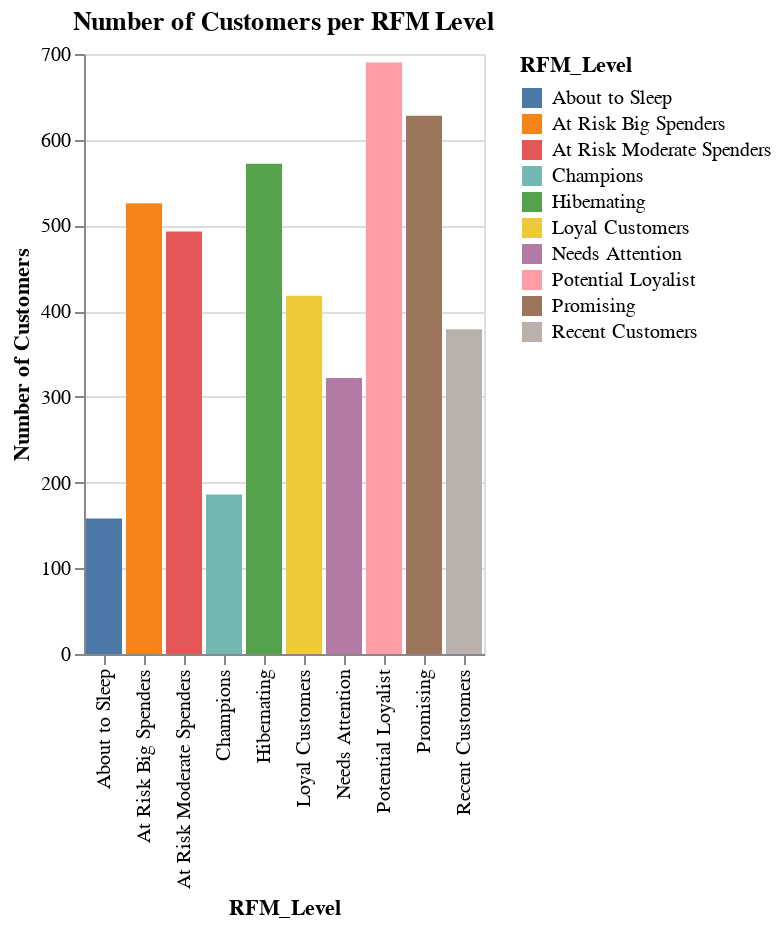

Notebook cell for this chart:
### Markdown cell above
## Display chart of number of customers in each RFM Level

### Code cell
import altair as alt

# Create a bar chart of number of customers in each `RFM_Level`
chart = alt.Chart(rfm_df).mark_bar().encode(
    x=alt.X('RFM_Level'),
    y=alt.Y('count()', title='Number of Customers'),
    color=alt.Color('RFM_Level'),
    tooltip=['RFM_Level', alt.Tooltip('count()', title='Number of Customers')]
).properties(
    title='Number of Customers per RFM Level'
).interactive()

# Save the chart
chart.save('rfm_level_bar_chart.json')

# Display the chart
chart.display()

### Figure 1 — Vega-Lite specification as saved in the notebook (floating-point values rounded to 4 significant figures; data arrays with more than 128 entries replaced by an {"elided": "..."} marker saying what was removed)
{"config": {"view": {"continuousWidth": 300, "continuousHeight": 300}}, "data": {"name": "data-6b4d57c17406572a9e31b25b5f59a359"}, "mark": {"type": "bar"}, "encoding": {"color": {"field": "RFM_Level", "type": "nominal"}, "tooltip": [{"field": "RFM_Level", "type": "nominal"}, {"aggregate": "count", "title": "Number of Customers", "type": "quantitative"}], "x": {"field": "RFM_Level", "type": "nominal"}, "y": {"aggregate": "count", "title": "Number of Customers", "type": "quantitative"}}, "params": [{"name": "param_1", "select": {"type": "interval", "encodings": ["x", "y"]}, "bind": "scales"}], "title": "Number of Customers per RFM Level", "$schema": "https://vega.github.io/schema/vega-lite/v5.20.1.json", "datasets": {"data-6b4d57c17406572a9e31b25b5f59a359": {"elided": "4372 records"}}}
